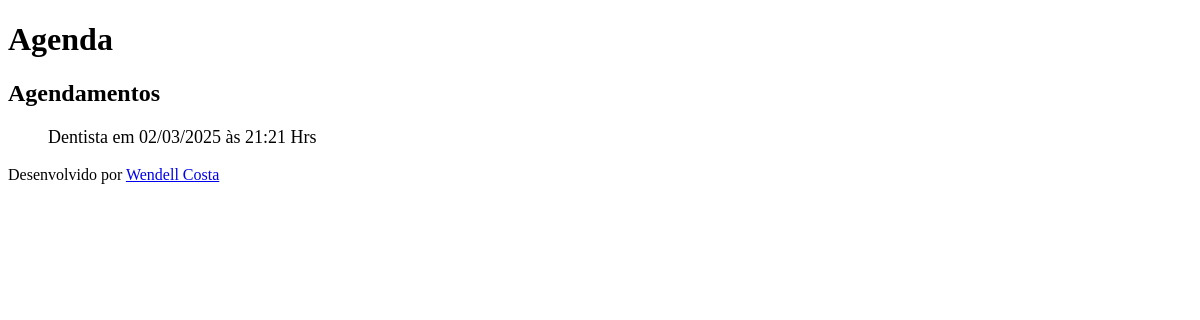
/agenda/ (signed in), run on an earlier commit of the app's database.
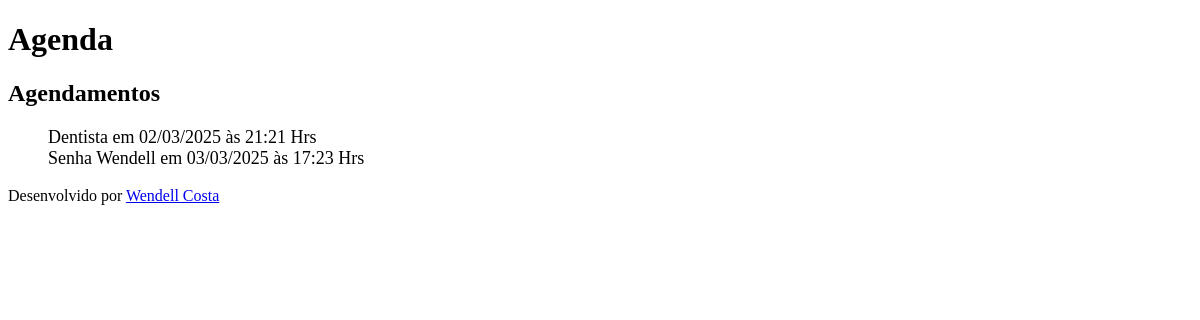
And on a later commit of the database.
### core/models.py (models this page shows, shortened)
class Evento(models.Model):
    titulo = models.CharField(max_length=100)
    descricao = models.TextField(blank=True, null=True) # A descrição pode ser nulo ou vazio
    data_evento = models.DateTimeField(verbose_name='Data do Evento') # A data do evento é obrigatória, o verbose_name é o nome que será exibido no formulário
    data_criacao = models.DateTimeField(auto_now=True, verbose_name='Data da Criação') # A data de criação do evento é automatica
    usuario = models.ForeignKey(User, on_delete=models.CASCADE) # Se o usuário dono do evento for excluido da aplicação, todos os eventos serão excluídos
    class Meta:
        db_table = 'evento' # Define o nome da tabela no banco de dados como 'evento' ao invés de 'core_evento' que é o padrão do Django
    def get_data_evento(self):
        return self.data_evento.strftime('%d/%m/%Y às %H:%M Hrs') # Retorna a data do evento formatada

### core/views.py (the view)
# urls.py: path('agenda/', views.lista_eventos),
@login_required()
def lista_eventos(request):
    evento = Evento.objects.all() # filter(usuario=usuario) # Filtra os eventos do usuário logado e armazena na variável evento
    dados = {'eventos': evento} # Cria um dicionário com o evento e armazena na variável dados
    return render(request, 'agenda.html', dados) # Renderiza a página agenda.html com os dados do dicionário

### agenda/templates/agenda.html
{% extends "model-page.html" %}
{% block content %}
    <h2>Agendamentos</h2>
    <ul style="list-style-type: none; font-size: 18px;">
    {% for evento in eventos %}
          <li>{{ evento.titulo }} em {{ evento.get_data_evento}} </li>
    {% endfor %}
    </ul>
{% endblock %}

### agenda/templates/model-page.html
<!DOCTYPE html>
<html lang="en">
<body>
    <header>
        {% include "model-header.html" %}
    </header>
    <main>
        {% block content %}{% endblock %}
    </main>
    <footer>
        {% include "model-footer.html" %}
    </footer>
</body>
</html>

### agenda/templates/model-header.html (shortened to what this page needs)
    <h1>Agenda</h1>

### agenda/templates/model-footer.html
<p>Desenvolvido por <a href="https://github.com/wl-costa" target="_blank">Wendell Costa</a></p>

What changed in the data, as far as the page shows it:
added Evento: titulo "Senha Wendell", get_data_evento "03/03/2025 às 17:23 Hrs"
